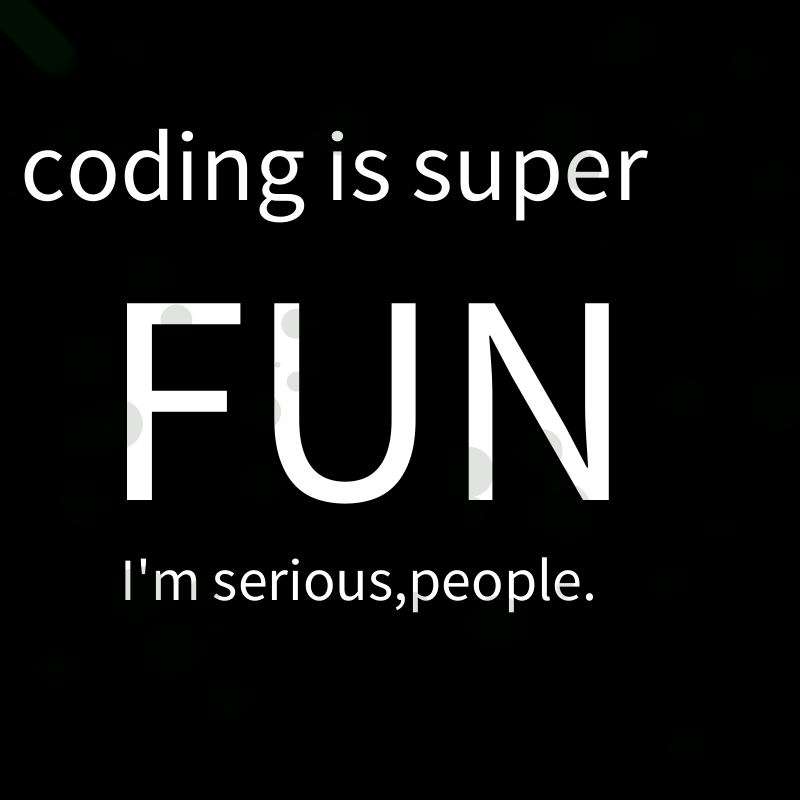
Frame 1 (no input)
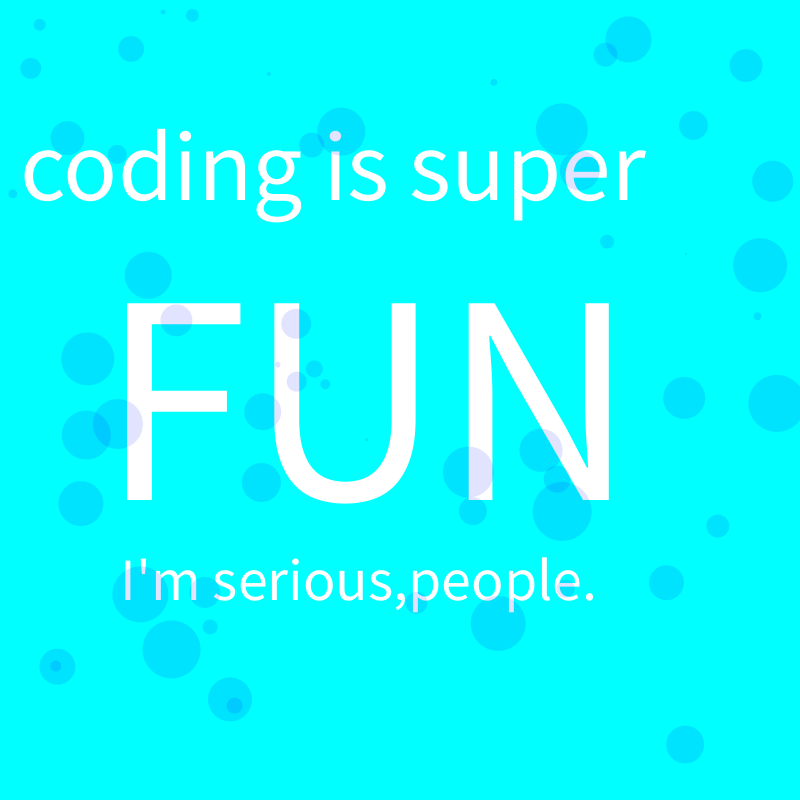
Frame 60 (the mouse pressed at the canvas centre just before this capture)
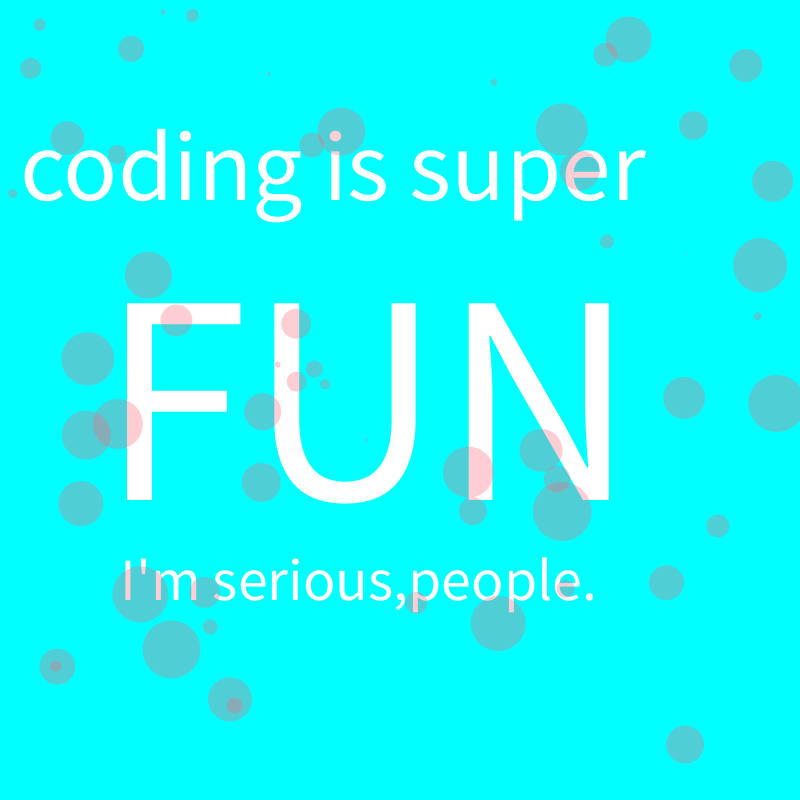
Frame 120 (the mouse held since frame 60 and released just before this capture)

The Processing sketch that drew these frames (run headless with seeded random() and noise(); from frame 60 on, the mouse is pressed at the canvas centre):

// Processing sketch: processing_105456
// ── processing_105456.pde

int numCircle = 60;

float[] circleX = new float [numCircle];
float[] circleY = new float [numCircle];

float r;
float b;

int speed = 5;

float x = 0;
float y = 0;




void setup(){
  size(800,800);
  noStroke();
  
  for (int i = 0; i < numCircle; i++){
    circleX[i] = random(width);
    circleY[i] = random(width);
  }
  
}
void draw() {
  
  background(0,mouseY,mouseX);
  fill(255);
  textSize(100);
  text("coding is super",20,height/2-200);
  textSize(60);
  text("I'm serious,people.",120,height/2+200);
  textSize(300);
  text("FUN",100,500);
  fill(0,20,mouseY,30);
 
  
  if (mousePressed) {
   
     r=random(0,255); 
     b=random(0,255);
     fill(255,r,b,20);

    
  }
  
  for(int i = 0; i < numCircle; i++){
    
    ellipse(mouseX++,mouseY++,40,40);
  }
     if (mousePressed) {
   
     r=random(0,255); 
     b=random(0,255);
     fill(255,r,b,80);
     
      for(int i = 0; i < numCircle; i++){
    
    ellipse(mouseX+=20,mouseY+=20,50,50);
    ellipse(mouseY-=10,mouseX-=10,50,50);
  }   
  

  
  
     }
     
      for(int i = 0; i < numCircle; i++){
    
    ellipse(circleX[i],circleY[i],i,i);
  }
  
 

}
